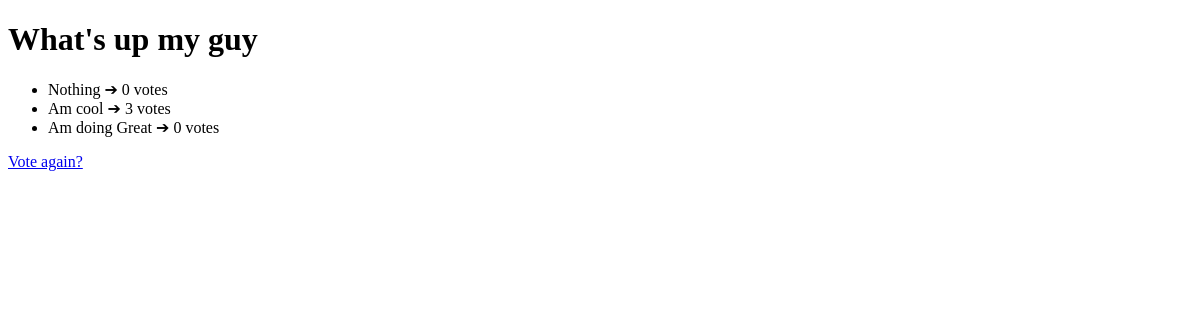
Before: /1/results/ with the older database file.
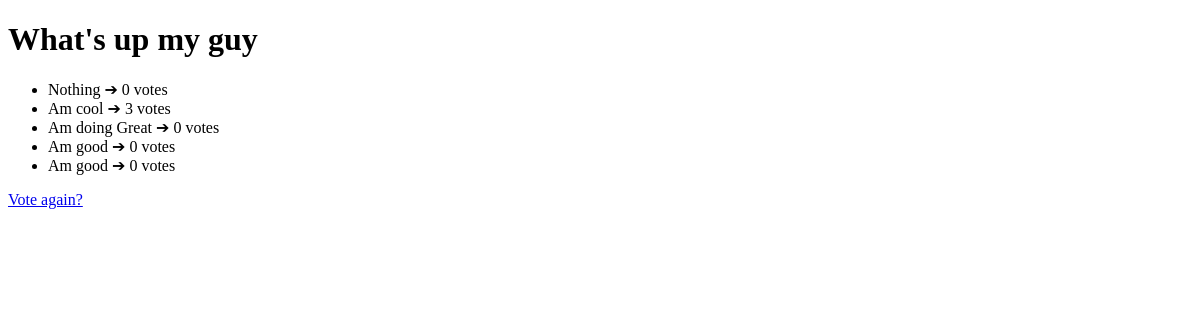
After: the same page with the newer database file.
### pollsite/models.py (models this page shows, shortened)
class Question(models.Model):
    question_txt=models.CharField(("Question Text"), max_length=500) # Question Text will be the label on Django admin site once this model is registered
    pub_date=models.DateTimeField(("Date Published"))

class Answer(models.Model):
    question=models.ForeignKey(Question, on_delete=models.CASCADE) # Relationship, association
    answer_txt=models.CharField(max_length=100)
    votes=models.IntegerField(default=0)

### pollsite/views.py (the view)
# urls.py: path("<int:pk>/results/", views.ResultsView.as_view(), name="results"),
class ResultsView(generic.DetailView):
    model= Question
    template_name= "pollsite/result.html"

### pollsite/templates/pollsite/result.html (shortened to what this page needs)
<!DOCTYPE html>
<html>
    <head>
        <link rel="stylesheet" href="">
    </head>
    <body>
        <h1>{{ question.question_txt }}</h1>
        <ul>
        {% for ans in question.answer_set.all %}
            <li>{{ ans.answer_txt }} 	&#10132; {{ ans.votes }} votes</li>
        {% endfor %}
        </ul>
        <a href="{% url 'pollsite:detail' question.id %}">Vote again?</a>
    </body>
</html>

Changed rows visible on the page:
added Answer: answer_txt "Am good", votes "0"
added Answer: answer_txt "Am good", votes "0"
